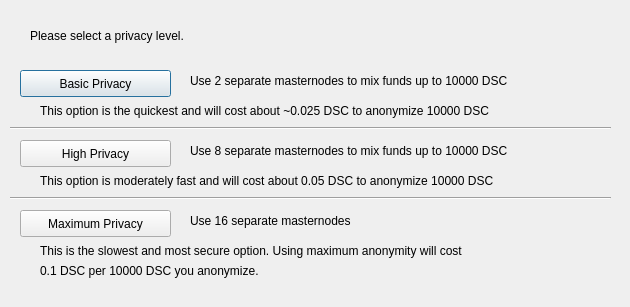
<?xml version="1.0" encoding="UTF-8"?>
<ui version="4.0">
 <class>ObfuscationConfig</class>
 <widget class="QDialog" name="ObfuscationConfig">
  <property name="geometry">
   <rect>
    <x>0</x>
    <y>0</y>
    <width>630</width>
    <height>307</height>
   </rect>
  </property>
  <property name="windowTitle">
   <string>Configure Obfuscation</string>
  </property>
  <widget class="QPushButton" name="buttonBasic">
   <property name="geometry">
    <rect>
     <x>20</x>
     <y>70</y>
     <width>151</width>
     <height>27</height>
    </rect>
   </property>
   <property name="text">
    <string>Basic Privacy</string>
   </property>
  </widget>
  <widget class="QPushButton" name="buttonHigh">
   <property name="geometry">
    <rect>
     <x>20</x>
     <y>140</y>
     <width>151</width>
     <height>27</height>
    </rect>
   </property>
   <property name="text">
    <string>High Privacy</string>
   </property>
  </widget>
  <widget class="QPushButton" name="buttonMax">
   <property name="geometry">
    <rect>
     <x>20</x>
     <y>210</y>
     <width>151</width>
     <height>27</height>
    </rect>
   </property>
   <property name="text">
    <string>Maximum Privacy</string>
   </property>
  </widget>
  <widget class="QLabel" name="label">
   <property name="geometry">
    <rect>
     <x>30</x>
     <y>20</y>
     <width>571</width>
     <height>31</height>
    </rect>
   </property>
   <property name="text">
    <string>Please select a privacy level.</string>
   </property>
  </widget>
  <widget class="QLabel" name="label_2">
   <property name="geometry">
    <rect>
     <x>190</x>
     <y>70</y>
     <width>421</width>
     <height>21</height>
    </rect>
   </property>
   <property name="text">
    <string>Use 2 separate masternodes to mix funds up to 10000 DSC</string>
   </property>
  </widget>
  <widget class="QLabel" name="label_3">
   <property name="geometry">
    <rect>
     <x>190</x>
     <y>140</y>
     <width>411</width>
     <height>21</height>
    </rect>
   </property>
   <property name="text">
    <string>Use 8 separate masternodes to mix funds up to 10000 DSC</string>
   </property>
  </widget>
  <widget class="QLabel" name="label_4">
   <property name="geometry">
    <rect>
     <x>190</x>
     <y>210</y>
     <width>421</width>
     <height>21</height>
    </rect>
   </property>
   <property name="text">
    <string>Use 16 separate masternodes</string>
   </property>
  </widget>
  <widget class="QLabel" name="label_6">
   <property name="geometry">
    <rect>
     <x>40</x>
     <y>100</y>
     <width>561</width>
     <height>21</height>
    </rect>
   </property>
   <property name="text">
    <string>This option is the quickest and will cost about ~0.025 DSC to anonymize 10000 DSC</string>
   </property>
  </widget>
  <widget class="QLabel" name="label_7">
   <property name="geometry">
    <rect>
     <x>40</x>
     <y>170</y>
     <width>561</width>
     <height>21</height>
    </rect>
   </property>
   <property name="text">
    <string>This option is moderately fast and will cost about 0.05 DSC to anonymize 10000 DSC</string>
   </property>
  </widget>
  <widget class="QLabel" name="label_8">
   <property name="geometry">
    <rect>
     <x>40</x>
     <y>240</y>
     <width>561</width>
     <height>21</height>
    </rect>
   </property>
   <property name="text">
    <string>This is the slowest and most secure option. Using maximum anonymity will cost</string>
   </property>
  </widget>
  <widget class="QLabel" name="label_9">
   <property name="geometry">
    <rect>
     <x>40</x>
     <y>260</y>
     <width>561</width>
     <height>21</height>
    </rect>
   </property>
   <property name="text">
    <string>0.1 DSC per 10000 DSC you anonymize.</string>
   </property>
  </widget>
  <widget class="Line" name="line">
   <property name="geometry">
    <rect>
     <x>10</x>
     <y>120</y>
     <width>601</width>
     <height>16</height>
    </rect>
   </property>
   <property name="orientation">
    <enum>Qt::Horizontal</enum>
   </property>
  </widget>
  <widget class="Line" name="line_2">
   <property name="geometry">
    <rect>
     <x>10</x>
     <y>190</y>
     <width>601</width>
     <height>16</height>
    </rect>
   </property>
   <property name="orientation">
    <enum>Qt::Horizontal</enum>
   </property>
  </widget>
 </widget>
 <resources/>
 <connections/>
</ui>
